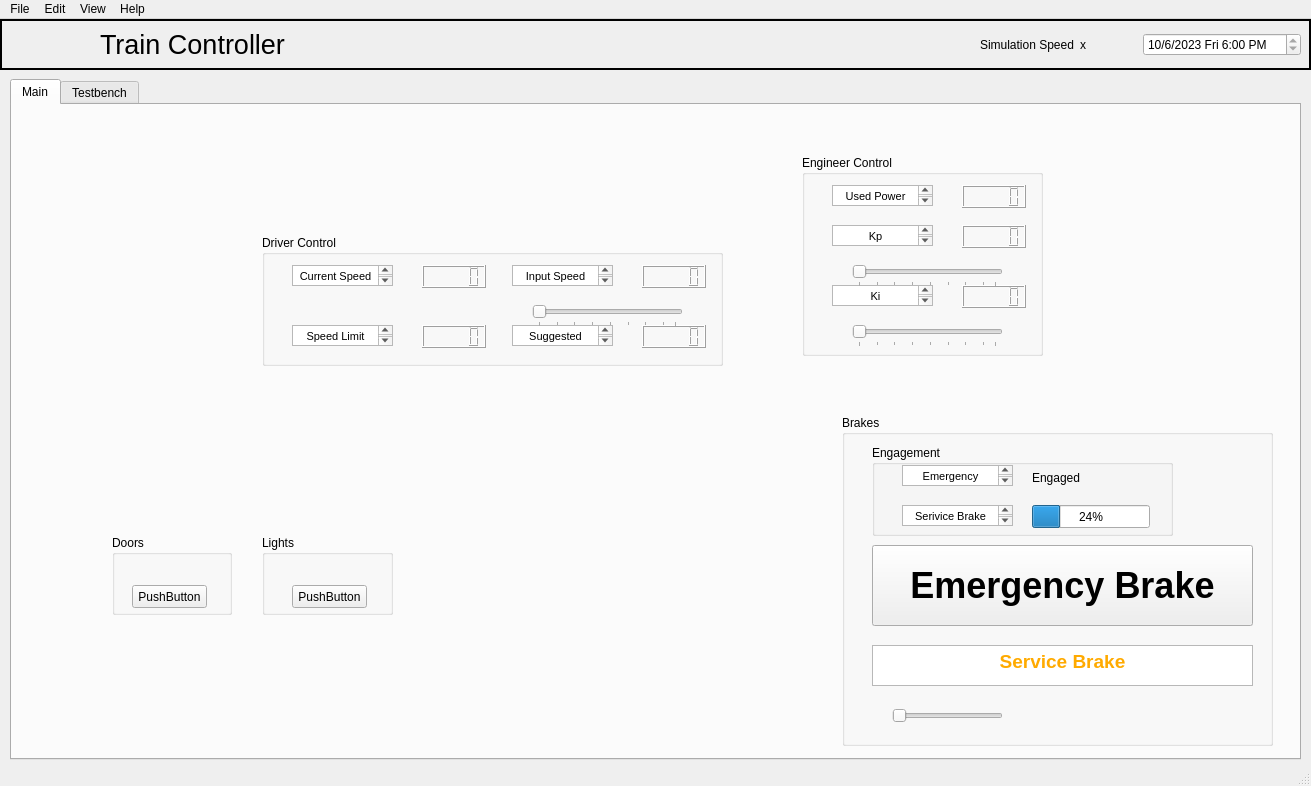
<?xml version="1.0" encoding="UTF-8"?>
<ui version="4.0">
 <class>MainWindow</class>
 <widget class="QMainWindow" name="MainWindow">
  <property name="geometry">
   <rect>
    <x>0</x>
    <y>0</y>
    <width>1311</width>
    <height>786</height>
   </rect>
  </property>
  <property name="windowTitle">
   <string>MainWindow</string>
  </property>
  <property name="autoFillBackground">
   <bool>true</bool>
  </property>
  <widget class="QWidget" name="centralwidget">
   <widget class="QWidget" name="horizontalLayoutWidget_2">
    <property name="geometry">
     <rect>
      <x>980</x>
      <y>10</y>
      <width>321</width>
      <height>31</height>
     </rect>
    </property>
    <layout class="QHBoxLayout" name="horizontalLayout_2">
     <item>
      <widget class="QLabel" name="simulationSpeed">
       <property name="text">
        <string>Simulation Speed</string>
       </property>
      </widget>
     </item>
     <item>
      <widget class="QLabel" name="simulationSpeed_O">
       <property name="text">
        <string>x</string>
       </property>
      </widget>
     </item>
     <item>
      <spacer name="horizontalSpacer">
       <property name="orientation">
        <enum>Qt::Horizontal</enum>
       </property>
       <property name="sizeHint" stdset="0">
        <size>
         <width>40</width>
         <height>20</height>
        </size>
       </property>
      </spacer>
     </item>
     <item>
      <widget class="QDateTimeEdit" name="dateTime">
       <property name="wrapping">
        <bool>false</bool>
       </property>
       <property name="readOnly">
        <bool>true</bool>
       </property>
       <property name="date">
        <date>
         <year>2023</year>
         <month>10</month>
         <day>6</day>
        </date>
       </property>
       <property name="time">
        <time>
         <hour>18</hour>
         <minute>0</minute>
         <second>0</second>
        </time>
       </property>
       <property name="displayFormat">
        <string>M/d/yyyy ddd h:mm AP</string>
       </property>
      </widget>
     </item>
    </layout>
   </widget>
   <widget class="QLabel" name="image">
    <property name="geometry">
     <rect>
      <x>10</x>
      <y>0</y>
      <width>71</width>
      <height>51</height>
     </rect>
    </property>
    <property name="text">
     <string/>
    </property>
    <property name="pixmap">
     <pixmap>Track_Model/images/AuroraLogo.jpg</pixmap>
    </property>
    <property name="scaledContents">
     <bool>true</bool>
    </property>
   </widget>
   <widget class="QLabel" name="trackmodelheaderLabel">
    <property name="geometry">
     <rect>
      <x>100</x>
      <y>0</y>
      <width>211</width>
      <height>51</height>
     </rect>
    </property>
    <property name="font">
     <font>
      <pointsize>20</pointsize>
     </font>
    </property>
    <property name="text">
     <string>Train Controller</string>
    </property>
   </widget>
   <widget class="QLabel" name="yellow">
    <property name="geometry">
     <rect>
      <x>0</x>
      <y>0</y>
      <width>1311</width>
      <height>51</height>
     </rect>
    </property>
    <property name="frameShape">
     <enum>QFrame::WinPanel</enum>
    </property>
    <property name="text">
     <string/>
    </property>
    <property name="pixmap">
     <pixmap>Track_Model/images/yellow.png</pixmap>
    </property>
    <property name="scaledContents">
     <bool>true</bool>
    </property>
   </widget>
   <widget class="QTabWidget" name="tabWidget">
    <property name="geometry">
     <rect>
      <x>10</x>
      <y>60</y>
      <width>1291</width>
      <height>681</height>
     </rect>
    </property>
    <property name="minimumSize">
     <size>
      <width>1291</width>
      <height>681</height>
     </size>
    </property>
    <property name="currentIndex">
     <number>0</number>
    </property>
    <widget class="QWidget" name="main">
     <attribute name="title">
      <string>Main</string>
     </attribute>
     <widget class="QGroupBox" name="groupBox">
      <property name="geometry">
       <rect>
        <x>250</x>
        <y>130</y>
        <width>461</width>
        <height>131</height>
       </rect>
      </property>
      <property name="title">
       <string>Driver Control</string>
      </property>
      <widget class="QLCDNumber" name="speed_display">
       <property name="geometry">
        <rect>
         <x>160</x>
         <y>30</y>
         <width>64</width>
         <height>23</height>
        </rect>
       </property>
      </widget>
      <widget class="QTextBrowser" name="textBrowser_4">
       <property name="geometry">
        <rect>
         <x>30</x>
         <y>30</y>
         <width>101</width>
         <height>21</height>
        </rect>
       </property>
       <property name="html">
        <string>&lt;!DOCTYPE HTML PUBLIC &quot;-//W3C//DTD HTML 4.0//EN&quot; &quot;http://www.w3.org/TR/REC-html40/strict.dtd&quot;&gt;
&lt;html&gt;&lt;head&gt;&lt;meta name=&quot;qrichtext&quot; content=&quot;1&quot; /&gt;&lt;style type=&quot;text/css&quot;&gt;
p, li { white-space: pre-wrap; }
&lt;/style&gt;&lt;/head&gt;&lt;body style=&quot; font-family:'MS Shell Dlg 2'; font-size:8.25pt; font-weight:400; font-style:normal;&quot;&gt;
&lt;p align=&quot;center&quot; style=&quot; margin-top:0px; margin-bottom:0px; margin-left:0px; margin-right:0px; -qt-block-indent:0; text-indent:0px;&quot;&gt;Current Speed&lt;/p&gt;&lt;/body&gt;&lt;/html&gt;</string>
       </property>
      </widget>
      <widget class="QLCDNumber" name="speed_display_2">
       <property name="geometry">
        <rect>
         <x>380</x>
         <y>30</y>
         <width>64</width>
         <height>23</height>
        </rect>
       </property>
      </widget>
      <widget class="QTextBrowser" name="textBrowser_5">
       <property name="geometry">
        <rect>
         <x>250</x>
         <y>30</y>
         <width>101</width>
         <height>21</height>
        </rect>
       </property>
       <property name="html">
        <string>&lt;!DOCTYPE HTML PUBLIC &quot;-//W3C//DTD HTML 4.0//EN&quot; &quot;http://www.w3.org/TR/REC-html40/strict.dtd&quot;&gt;
&lt;html&gt;&lt;head&gt;&lt;meta name=&quot;qrichtext&quot; content=&quot;1&quot; /&gt;&lt;style type=&quot;text/css&quot;&gt;
p, li { white-space: pre-wrap; }
&lt;/style&gt;&lt;/head&gt;&lt;body style=&quot; font-family:'MS Shell Dlg 2'; font-size:8.25pt; font-weight:400; font-style:normal;&quot;&gt;
&lt;p align=&quot;center&quot; style=&quot; margin-top:0px; margin-bottom:0px; margin-left:0px; margin-right:0px; -qt-block-indent:0; text-indent:0px;&quot;&gt;Input Speed&lt;/p&gt;&lt;/body&gt;&lt;/html&gt;</string>
       </property>
      </widget>
      <widget class="QTextBrowser" name="textBrowser_6">
       <property name="geometry">
        <rect>
         <x>30</x>
         <y>90</y>
         <width>101</width>
         <height>21</height>
        </rect>
       </property>
       <property name="html">
        <string>&lt;!DOCTYPE HTML PUBLIC &quot;-//W3C//DTD HTML 4.0//EN&quot; &quot;http://www.w3.org/TR/REC-html40/strict.dtd&quot;&gt;
&lt;html&gt;&lt;head&gt;&lt;meta name=&quot;qrichtext&quot; content=&quot;1&quot; /&gt;&lt;style type=&quot;text/css&quot;&gt;
p, li { white-space: pre-wrap; }
&lt;/style&gt;&lt;/head&gt;&lt;body style=&quot; font-family:'MS Shell Dlg 2'; font-size:8.25pt; font-weight:400; font-style:normal;&quot;&gt;
&lt;p align=&quot;center&quot; style=&quot; margin-top:0px; margin-bottom:0px; margin-left:0px; margin-right:0px; -qt-block-indent:0; text-indent:0px;&quot;&gt;Speed Limit&lt;/p&gt;&lt;/body&gt;&lt;/html&gt;</string>
       </property>
      </widget>
      <widget class="QLCDNumber" name="speed_display_3">
       <property name="geometry">
        <rect>
         <x>160</x>
         <y>90</y>
         <width>64</width>
         <height>23</height>
        </rect>
       </property>
      </widget>
      <widget class="QLCDNumber" name="speed_display_4">
       <property name="geometry">
        <rect>
         <x>380</x>
         <y>90</y>
         <width>64</width>
         <height>23</height>
        </rect>
       </property>
      </widget>
      <widget class="QTextBrowser" name="textBrowser_7">
       <property name="geometry">
        <rect>
         <x>250</x>
         <y>90</y>
         <width>101</width>
         <height>21</height>
        </rect>
       </property>
       <property name="html">
        <string>&lt;!DOCTYPE HTML PUBLIC &quot;-//W3C//DTD HTML 4.0//EN&quot; &quot;http://www.w3.org/TR/REC-html40/strict.dtd&quot;&gt;
&lt;html&gt;&lt;head&gt;&lt;meta name=&quot;qrichtext&quot; content=&quot;1&quot; /&gt;&lt;style type=&quot;text/css&quot;&gt;
p, li { white-space: pre-wrap; }
&lt;/style&gt;&lt;/head&gt;&lt;body style=&quot; font-family:'MS Shell Dlg 2'; font-size:8.25pt; font-weight:400; font-style:normal;&quot;&gt;
&lt;p align=&quot;center&quot; style=&quot; margin-top:0px; margin-bottom:0px; margin-left:0px; margin-right:0px; -qt-block-indent:0; text-indent:0px;&quot;&gt;Suggested Speed&lt;/p&gt;&lt;/body&gt;&lt;/html&gt;</string>
       </property>
      </widget>
      <widget class="QSlider" name="simspeed_slider">
       <property name="geometry">
        <rect>
         <x>270</x>
         <y>70</y>
         <width>151</width>
         <height>22</height>
        </rect>
       </property>
       <property name="minimum">
        <number>1</number>
       </property>
       <property name="maximum">
        <number>24</number>
       </property>
       <property name="pageStep">
        <number>8</number>
       </property>
       <property name="sliderPosition">
        <number>1</number>
       </property>
       <property name="orientation">
        <enum>Qt::Horizontal</enum>
       </property>
       <property name="invertedAppearance">
        <bool>false</bool>
       </property>
       <property name="tickPosition">
        <enum>QSlider::TicksBelow</enum>
       </property>
       <property name="tickInterval">
        <number>3</number>
       </property>
      </widget>
     </widget>
     <widget class="QGroupBox" name="groupBox_5">
      <property name="geometry">
       <rect>
        <x>830</x>
        <y>310</y>
        <width>431</width>
        <height>331</height>
       </rect>
      </property>
      <property name="title">
       <string>Brakes</string>
      </property>
      <widget class="QPushButton" name="e_brake">
       <property name="geometry">
        <rect>
         <x>30</x>
         <y>130</y>
         <width>381</width>
         <height>81</height>
        </rect>
       </property>
       <property name="font">
        <font>
         <pointsize>27</pointsize>
         <weight>75</weight>
         <bold>true</bold>
        </font>
       </property>
       <property name="autoFillBackground">
        <bool>true</bool>
       </property>
       <property name="text">
        <string>Emergency Brake</string>
       </property>
      </widget>
      <widget class="QTextBrowser" name="s_brake">
       <property name="geometry">
        <rect>
         <x>30</x>
         <y>230</y>
         <width>381</width>
         <height>41</height>
        </rect>
       </property>
       <property name="html">
        <string>&lt;!DOCTYPE HTML PUBLIC &quot;-//W3C//DTD HTML 4.0//EN&quot; &quot;http://www.w3.org/TR/REC-html40/strict.dtd&quot;&gt;
&lt;html&gt;&lt;head&gt;&lt;meta name=&quot;qrichtext&quot; content=&quot;1&quot; /&gt;&lt;style type=&quot;text/css&quot;&gt;
p, li { white-space: pre-wrap; }
&lt;/style&gt;&lt;/head&gt;&lt;body style=&quot; font-family:'MS Shell Dlg 2'; font-size:8.25pt; font-weight:400; font-style:normal;&quot;&gt;
&lt;p align=&quot;center&quot; style=&quot; margin-top:0px; margin-bottom:0px; margin-left:0px; margin-right:0px; -qt-block-indent:0; text-indent:0px;&quot;&gt;&lt;span style=&quot; font-size:14pt; font-weight:600; color:#ffaa00;&quot;&gt;Service Brake&lt;/span&gt;&lt;/p&gt;&lt;/body&gt;&lt;/html&gt;</string>
       </property>
      </widget>
      <widget class="QSlider" name="speed_slider_2">
       <property name="geometry">
        <rect>
         <x>50</x>
         <y>290</y>
         <width>111</width>
         <height>21</height>
        </rect>
       </property>
       <property name="acceptDrops">
        <bool>false</bool>
       </property>
       <property name="orientation">
        <enum>Qt::Horizontal</enum>
       </property>
       <property name="invertedControls">
        <bool>false</bool>
       </property>
       <property name="tickInterval">
        <number>0</number>
       </property>
      </widget>
      <widget class="QGroupBox" name="groupBox_6">
       <property name="geometry">
        <rect>
         <x>30</x>
         <y>30</y>
         <width>301</width>
         <height>91</height>
        </rect>
       </property>
       <property name="title">
        <string>Engagement</string>
       </property>
       <widget class="QTextBrowser" name="power_txt_2">
        <property name="geometry">
         <rect>
          <x>30</x>
          <y>20</y>
          <width>111</width>
          <height>21</height>
         </rect>
        </property>
        <property name="html">
         <string>&lt;!DOCTYPE HTML PUBLIC &quot;-//W3C//DTD HTML 4.0//EN&quot; &quot;http://www.w3.org/TR/REC-html40/strict.dtd&quot;&gt;
&lt;html&gt;&lt;head&gt;&lt;meta name=&quot;qrichtext&quot; content=&quot;1&quot; /&gt;&lt;style type=&quot;text/css&quot;&gt;
p, li { white-space: pre-wrap; }
&lt;/style&gt;&lt;/head&gt;&lt;body style=&quot; font-family:'MS Shell Dlg 2'; font-size:8.25pt; font-weight:400; font-style:normal;&quot;&gt;
&lt;p align=&quot;center&quot; style=&quot; margin-top:0px; margin-bottom:0px; margin-left:0px; margin-right:0px; -qt-block-indent:0; text-indent:0px;&quot;&gt;Emergency Brake&lt;/p&gt;&lt;/body&gt;&lt;/html&gt;</string>
        </property>
       </widget>
       <widget class="QTextBrowser" name="kp_txt_2">
        <property name="geometry">
         <rect>
          <x>30</x>
          <y>60</y>
          <width>111</width>
          <height>21</height>
         </rect>
        </property>
        <property name="html">
         <string>&lt;!DOCTYPE HTML PUBLIC &quot;-//W3C//DTD HTML 4.0//EN&quot; &quot;http://www.w3.org/TR/REC-html40/strict.dtd&quot;&gt;
&lt;html&gt;&lt;head&gt;&lt;meta name=&quot;qrichtext&quot; content=&quot;1&quot; /&gt;&lt;style type=&quot;text/css&quot;&gt;
p, li { white-space: pre-wrap; }
&lt;/style&gt;&lt;/head&gt;&lt;body style=&quot; font-family:'MS Shell Dlg 2'; font-size:8.25pt; font-weight:400; font-style:normal;&quot;&gt;
&lt;p align=&quot;center&quot; style=&quot; margin-top:0px; margin-bottom:0px; margin-left:0px; margin-right:0px; -qt-block-indent:0; text-indent:0px;&quot;&gt;Serivice Brake&lt;/p&gt;&lt;/body&gt;&lt;/html&gt;</string>
        </property>
       </widget>
       <widget class="QProgressBar" name="progressBar">
        <property name="geometry">
         <rect>
          <x>160</x>
          <y>60</y>
          <width>118</width>
          <height>23</height>
         </rect>
        </property>
        <property name="value">
         <number>24</number>
        </property>
       </widget>
       <widget class="QLabel" name="label">
        <property name="geometry">
         <rect>
          <x>160</x>
          <y>22</y>
          <width>111</width>
          <height>21</height>
         </rect>
        </property>
        <property name="text">
         <string>Engaged</string>
        </property>
       </widget>
      </widget>
     </widget>
     <widget class="QGroupBox" name="groupBox_2">
      <property name="geometry">
       <rect>
        <x>790</x>
        <y>50</y>
        <width>241</width>
        <height>201</height>
       </rect>
      </property>
      <property name="title">
       <string>Engineer Control</string>
      </property>
      <widget class="QLCDNumber" name="power_display">
       <property name="geometry">
        <rect>
         <x>160</x>
         <y>30</y>
         <width>64</width>
         <height>23</height>
        </rect>
       </property>
      </widget>
      <widget class="QTextBrowser" name="power_txt">
       <property name="geometry">
        <rect>
         <x>30</x>
         <y>30</y>
         <width>101</width>
         <height>21</height>
        </rect>
       </property>
       <property name="html">
        <string>&lt;!DOCTYPE HTML PUBLIC &quot;-//W3C//DTD HTML 4.0//EN&quot; &quot;http://www.w3.org/TR/REC-html40/strict.dtd&quot;&gt;
&lt;html&gt;&lt;head&gt;&lt;meta name=&quot;qrichtext&quot; content=&quot;1&quot; /&gt;&lt;style type=&quot;text/css&quot;&gt;
p, li { white-space: pre-wrap; }
&lt;/style&gt;&lt;/head&gt;&lt;body style=&quot; font-family:'MS Shell Dlg 2'; font-size:8.25pt; font-weight:400; font-style:normal;&quot;&gt;
&lt;p align=&quot;center&quot; style=&quot; margin-top:0px; margin-bottom:0px; margin-left:0px; margin-right:0px; -qt-block-indent:0; text-indent:0px;&quot;&gt;Used Power&lt;/p&gt;&lt;/body&gt;&lt;/html&gt;</string>
       </property>
      </widget>
      <widget class="QTextBrowser" name="kp_txt">
       <property name="geometry">
        <rect>
         <x>30</x>
         <y>70</y>
         <width>101</width>
         <height>21</height>
        </rect>
       </property>
       <property name="html">
        <string>&lt;!DOCTYPE HTML PUBLIC &quot;-//W3C//DTD HTML 4.0//EN&quot; &quot;http://www.w3.org/TR/REC-html40/strict.dtd&quot;&gt;
&lt;html&gt;&lt;head&gt;&lt;meta name=&quot;qrichtext&quot; content=&quot;1&quot; /&gt;&lt;style type=&quot;text/css&quot;&gt;
p, li { white-space: pre-wrap; }
&lt;/style&gt;&lt;/head&gt;&lt;body style=&quot; font-family:'MS Shell Dlg 2'; font-size:8.25pt; font-weight:400; font-style:normal;&quot;&gt;
&lt;p align=&quot;center&quot; style=&quot; margin-top:0px; margin-bottom:0px; margin-left:0px; margin-right:0px; -qt-block-indent:0; text-indent:0px;&quot;&gt;Kp&lt;/p&gt;&lt;/body&gt;&lt;/html&gt;</string>
       </property>
      </widget>
      <widget class="QTextBrowser" name="ki_txt">
       <property name="geometry">
        <rect>
         <x>30</x>
         <y>130</y>
         <width>101</width>
         <height>21</height>
        </rect>
       </property>
       <property name="html">
        <string>&lt;!DOCTYPE HTML PUBLIC &quot;-//W3C//DTD HTML 4.0//EN&quot; &quot;http://www.w3.org/TR/REC-html40/strict.dtd&quot;&gt;
&lt;html&gt;&lt;head&gt;&lt;meta name=&quot;qrichtext&quot; content=&quot;1&quot; /&gt;&lt;style type=&quot;text/css&quot;&gt;
p, li { white-space: pre-wrap; }
&lt;/style&gt;&lt;/head&gt;&lt;body style=&quot; font-family:'MS Shell Dlg 2'; font-size:8.25pt; font-weight:400; font-style:normal;&quot;&gt;
&lt;p align=&quot;center&quot; style=&quot; margin-top:0px; margin-bottom:0px; margin-left:0px; margin-right:0px; -qt-block-indent:0; text-indent:0px;&quot;&gt;Ki&lt;/p&gt;&lt;/body&gt;&lt;/html&gt;</string>
       </property>
      </widget>
      <widget class="QLCDNumber" name="kp_display">
       <property name="geometry">
        <rect>
         <x>160</x>
         <y>70</y>
         <width>64</width>
         <height>23</height>
        </rect>
       </property>
      </widget>
      <widget class="QLCDNumber" name="ki_display">
       <property name="geometry">
        <rect>
         <x>160</x>
         <y>130</y>
         <width>64</width>
         <height>23</height>
        </rect>
       </property>
      </widget>
      <widget class="QSlider" name="simspeed_slider_3">
       <property name="geometry">
        <rect>
         <x>50</x>
         <y>170</y>
         <width>151</width>
         <height>22</height>
        </rect>
       </property>
       <property name="minimum">
        <number>1</number>
       </property>
       <property name="maximum">
        <number>24</number>
       </property>
       <property name="pageStep">
        <number>8</number>
       </property>
       <property name="sliderPosition">
        <number>1</number>
       </property>
       <property name="orientation">
        <enum>Qt::Horizontal</enum>
       </property>
       <property name="invertedAppearance">
        <bool>false</bool>
       </property>
       <property name="tickPosition">
        <enum>QSlider::TicksBelow</enum>
       </property>
       <property name="tickInterval">
        <number>3</number>
       </property>
      </widget>
      <widget class="QSlider" name="simspeed_slider_2">
       <property name="geometry">
        <rect>
         <x>50</x>
         <y>110</y>
         <width>151</width>
         <height>22</height>
        </rect>
       </property>
       <property name="minimum">
        <number>1</number>
       </property>
       <property name="maximum">
        <number>24</number>
       </property>
       <property name="pageStep">
        <number>8</number>
       </property>
       <property name="sliderPosition">
        <number>1</number>
       </property>
       <property name="orientation">
        <enum>Qt::Horizontal</enum>
       </property>
       <property name="invertedAppearance">
        <bool>false</bool>
       </property>
       <property name="tickPosition">
        <enum>QSlider::TicksBelow</enum>
       </property>
       <property name="tickInterval">
        <number>3</number>
       </property>
      </widget>
     </widget>
     <widget class="QGroupBox" name="groupBox_4">
      <property name="geometry">
       <rect>
        <x>100</x>
        <y>430</y>
        <width>120</width>
        <height>80</height>
       </rect>
      </property>
      <property name="title">
       <string>Doors</string>
      </property>
      <widget class="QPushButton" name="pushButton_7">
       <property name="geometry">
        <rect>
         <x>20</x>
         <y>50</y>
         <width>75</width>
         <height>23</height>
        </rect>
       </property>
       <property name="text">
        <string>PushButton</string>
       </property>
      </widget>
     </widget>
     <widget class="QGroupBox" name="groupBox_3">
      <property name="geometry">
       <rect>
        <x>250</x>
        <y>430</y>
        <width>131</width>
        <height>80</height>
       </rect>
      </property>
      <property name="title">
       <string>Lights</string>
      </property>
      <widget class="QPushButton" name="pushButton_8">
       <property name="geometry">
        <rect>
         <x>30</x>
         <y>50</y>
         <width>75</width>
         <height>23</height>
        </rect>
       </property>
       <property name="text">
        <string>PushButton</string>
       </property>
      </widget>
     </widget>
    </widget>
    <widget class="QWidget" name="tab_2">
     <attribute name="title">
      <string>Testbench</string>
     </attribute>
    </widget>
   </widget>
   <zorder>tabWidget</zorder>
   <zorder>yellow</zorder>
   <zorder>horizontalLayoutWidget_2</zorder>
   <zorder>image</zorder>
   <zorder>trackmodelheaderLabel</zorder>
  </widget>
  <widget class="QMenuBar" name="menubar">
   <property name="geometry">
    <rect>
     <x>0</x>
     <y>0</y>
     <width>1311</width>
     <height>21</height>
    </rect>
   </property>
   <widget class="QMenu" name="menuMain">
    <property name="title">
     <string>File</string>
    </property>
   </widget>
   <widget class="QMenu" name="menuTestBench">
    <property name="title">
     <string>Edit</string>
    </property>
    <addaction name="separator"/>
   </widget>
   <widget class="QMenu" name="menuView">
    <property name="title">
     <string>View</string>
    </property>
   </widget>
   <widget class="QMenu" name="menuHelp">
    <property name="title">
     <string>Help</string>
    </property>
   </widget>
   <addaction name="menuMain"/>
   <addaction name="menuTestBench"/>
   <addaction name="menuView"/>
   <addaction name="menuHelp"/>
  </widget>
  <widget class="QStatusBar" name="statusbar"/>
 </widget>
 <resources/>
 <connections/>
</ui>
